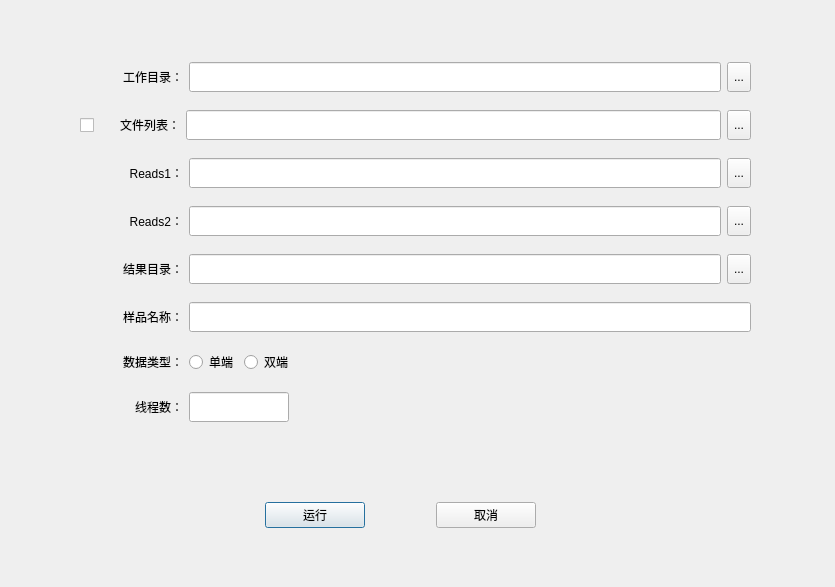
<?xml version="1.0" encoding="UTF-8"?>
<ui version="4.0">
 <class>Dialog</class>
 <widget class="QDialog" name="Dialog">
  <property name="geometry">
   <rect>
    <x>0</x>
    <y>0</y>
    <width>835</width>
    <height>587</height>
   </rect>
  </property>
  <property name="sizePolicy">
   <sizepolicy hsizetype="Fixed" vsizetype="Fixed">
    <horstretch>0</horstretch>
    <verstretch>0</verstretch>
   </sizepolicy>
  </property>
  <property name="windowTitle">
   <string>Dialog</string>
  </property>
  <widget class="QWidget" name="layoutWidget">
   <property name="geometry">
    <rect>
     <x>80</x>
     <y>50</y>
     <width>671</width>
     <height>391</height>
    </rect>
   </property>
   <layout class="QVBoxLayout" name="verticalLayout">
    <item>
     <layout class="QHBoxLayout" name="horizontalLayout">
      <item>
       <spacer name="horizontalSpacer_3">
        <property name="orientation">
         <enum>Qt::Horizontal</enum>
        </property>
        <property name="sizeType">
         <enum>QSizePolicy::Fixed</enum>
        </property>
        <property name="sizeHint" stdset="0">
         <size>
          <width>23</width>
          <height>20</height>
         </size>
        </property>
       </spacer>
      </item>
      <item>
       <widget class="QLabel" name="work_path">
        <property name="sizePolicy">
         <sizepolicy hsizetype="Minimum" vsizetype="Preferred">
          <horstretch>0</horstretch>
          <verstretch>0</verstretch>
         </sizepolicy>
        </property>
        <property name="minimumSize">
         <size>
          <width>80</width>
          <height>0</height>
         </size>
        </property>
        <property name="text">
         <string>工作目录：</string>
        </property>
        <property name="alignment">
         <set>Qt::AlignRight|Qt::AlignTrailing|Qt::AlignVCenter</set>
        </property>
       </widget>
      </item>
      <item>
       <widget class="QLineEdit" name="work_path_LE">
        <property name="sizePolicy">
         <sizepolicy hsizetype="Expanding" vsizetype="Maximum">
          <horstretch>0</horstretch>
          <verstretch>0</verstretch>
         </sizepolicy>
        </property>
        <property name="maximumSize">
         <size>
          <width>16777215</width>
          <height>30</height>
         </size>
        </property>
       </widget>
      </item>
      <item>
       <widget class="QToolButton" name="work_path_btn">
        <property name="maximumSize">
         <size>
          <width>30</width>
          <height>30</height>
         </size>
        </property>
        <property name="text">
         <string>...</string>
        </property>
       </widget>
      </item>
     </layout>
    </item>
    <item>
     <layout class="QHBoxLayout" name="horizontalLayout_2">
      <item>
       <widget class="QCheckBox" name="checkBox">
        <property name="sizePolicy">
         <sizepolicy hsizetype="Maximum" vsizetype="Fixed">
          <horstretch>0</horstretch>
          <verstretch>0</verstretch>
         </sizepolicy>
        </property>
        <property name="maximumSize">
         <size>
          <width>20</width>
          <height>30</height>
         </size>
        </property>
        <property name="text">
         <string/>
        </property>
       </widget>
      </item>
      <item>
       <widget class="QLabel" name="file_list">
        <property name="sizePolicy">
         <sizepolicy hsizetype="Minimum" vsizetype="Preferred">
          <horstretch>0</horstretch>
          <verstretch>0</verstretch>
         </sizepolicy>
        </property>
        <property name="minimumSize">
         <size>
          <width>80</width>
          <height>0</height>
         </size>
        </property>
        <property name="text">
         <string>文件列表：</string>
        </property>
        <property name="alignment">
         <set>Qt::AlignRight|Qt::AlignTrailing|Qt::AlignVCenter</set>
        </property>
       </widget>
      </item>
      <item>
       <widget class="QLineEdit" name="file_list_LE">
        <property name="maximumSize">
         <size>
          <width>16777215</width>
          <height>30</height>
         </size>
        </property>
       </widget>
      </item>
      <item>
       <widget class="QToolButton" name="file_list_btn">
        <property name="maximumSize">
         <size>
          <width>30</width>
          <height>30</height>
         </size>
        </property>
        <property name="text">
         <string>...</string>
        </property>
       </widget>
      </item>
     </layout>
    </item>
    <item>
     <layout class="QHBoxLayout" name="horizontalLayout_3">
      <item>
       <spacer name="horizontalSpacer_4">
        <property name="orientation">
         <enum>Qt::Horizontal</enum>
        </property>
        <property name="sizeType">
         <enum>QSizePolicy::Fixed</enum>
        </property>
        <property name="sizeHint" stdset="0">
         <size>
          <width>23</width>
          <height>20</height>
         </size>
        </property>
       </spacer>
      </item>
      <item>
       <widget class="QLabel" name="reads_one">
        <property name="sizePolicy">
         <sizepolicy hsizetype="Minimum" vsizetype="Preferred">
          <horstretch>0</horstretch>
          <verstretch>0</verstretch>
         </sizepolicy>
        </property>
        <property name="minimumSize">
         <size>
          <width>80</width>
          <height>0</height>
         </size>
        </property>
        <property name="text">
         <string>Reads1：</string>
        </property>
        <property name="alignment">
         <set>Qt::AlignRight|Qt::AlignTrailing|Qt::AlignVCenter</set>
        </property>
       </widget>
      </item>
      <item>
       <widget class="QLineEdit" name="reads_one_LE">
        <property name="maximumSize">
         <size>
          <width>16777215</width>
          <height>30</height>
         </size>
        </property>
       </widget>
      </item>
      <item>
       <widget class="QToolButton" name="reads1_btn">
        <property name="maximumSize">
         <size>
          <width>30</width>
          <height>30</height>
         </size>
        </property>
        <property name="text">
         <string>...</string>
        </property>
       </widget>
      </item>
     </layout>
    </item>
    <item>
     <layout class="QHBoxLayout" name="horizontalLayout_4">
      <item>
       <spacer name="horizontalSpacer_5">
        <property name="orientation">
         <enum>Qt::Horizontal</enum>
        </property>
        <property name="sizeType">
         <enum>QSizePolicy::Fixed</enum>
        </property>
        <property name="sizeHint" stdset="0">
         <size>
          <width>23</width>
          <height>20</height>
         </size>
        </property>
       </spacer>
      </item>
      <item>
       <widget class="QLabel" name="reads_tow">
        <property name="sizePolicy">
         <sizepolicy hsizetype="Minimum" vsizetype="Preferred">
          <horstretch>0</horstretch>
          <verstretch>0</verstretch>
         </sizepolicy>
        </property>
        <property name="minimumSize">
         <size>
          <width>80</width>
          <height>0</height>
         </size>
        </property>
        <property name="text">
         <string>Reads2：</string>
        </property>
        <property name="alignment">
         <set>Qt::AlignRight|Qt::AlignTrailing|Qt::AlignVCenter</set>
        </property>
       </widget>
      </item>
      <item>
       <widget class="QLineEdit" name="reads_two_LE">
        <property name="maximumSize">
         <size>
          <width>16777215</width>
          <height>30</height>
         </size>
        </property>
       </widget>
      </item>
      <item>
       <widget class="QToolButton" name="reads2_btn">
        <property name="maximumSize">
         <size>
          <width>30</width>
          <height>30</height>
         </size>
        </property>
        <property name="text">
         <string>...</string>
        </property>
       </widget>
      </item>
     </layout>
    </item>
    <item>
     <layout class="QHBoxLayout" name="horizontalLayout_5">
      <item>
       <spacer name="horizontalSpacer_6">
        <property name="orientation">
         <enum>Qt::Horizontal</enum>
        </property>
        <property name="sizeType">
         <enum>QSizePolicy::Fixed</enum>
        </property>
        <property name="sizeHint" stdset="0">
         <size>
          <width>23</width>
          <height>20</height>
         </size>
        </property>
       </spacer>
      </item>
      <item>
       <widget class="QLabel" name="result_path">
        <property name="sizePolicy">
         <sizepolicy hsizetype="Minimum" vsizetype="Preferred">
          <horstretch>0</horstretch>
          <verstretch>0</verstretch>
         </sizepolicy>
        </property>
        <property name="minimumSize">
         <size>
          <width>80</width>
          <height>0</height>
         </size>
        </property>
        <property name="text">
         <string>结果目录：</string>
        </property>
        <property name="alignment">
         <set>Qt::AlignRight|Qt::AlignTrailing|Qt::AlignVCenter</set>
        </property>
       </widget>
      </item>
      <item>
       <widget class="QLineEdit" name="result_path_LE">
        <property name="maximumSize">
         <size>
          <width>16777215</width>
          <height>30</height>
         </size>
        </property>
       </widget>
      </item>
      <item>
       <widget class="QToolButton" name="result_btn">
        <property name="maximumSize">
         <size>
          <width>30</width>
          <height>30</height>
         </size>
        </property>
        <property name="text">
         <string>...</string>
        </property>
       </widget>
      </item>
     </layout>
    </item>
    <item>
     <layout class="QHBoxLayout" name="horizontalLayout_6">
      <item>
       <spacer name="horizontalSpacer_7">
        <property name="orientation">
         <enum>Qt::Horizontal</enum>
        </property>
        <property name="sizeType">
         <enum>QSizePolicy::Fixed</enum>
        </property>
        <property name="sizeHint" stdset="0">
         <size>
          <width>23</width>
          <height>20</height>
         </size>
        </property>
       </spacer>
      </item>
      <item>
       <widget class="QLabel" name="sample_name">
        <property name="sizePolicy">
         <sizepolicy hsizetype="Minimum" vsizetype="Preferred">
          <horstretch>0</horstretch>
          <verstretch>0</verstretch>
         </sizepolicy>
        </property>
        <property name="minimumSize">
         <size>
          <width>80</width>
          <height>0</height>
         </size>
        </property>
        <property name="text">
         <string>样品名称：</string>
        </property>
        <property name="alignment">
         <set>Qt::AlignRight|Qt::AlignTrailing|Qt::AlignVCenter</set>
        </property>
       </widget>
      </item>
      <item>
       <widget class="QLineEdit" name="sample_name_LE">
        <property name="maximumSize">
         <size>
          <width>16777215</width>
          <height>30</height>
         </size>
        </property>
       </widget>
      </item>
     </layout>
    </item>
    <item>
     <layout class="QHBoxLayout" name="horizontalLayout_8">
      <item>
       <spacer name="horizontalSpacer_8">
        <property name="orientation">
         <enum>Qt::Horizontal</enum>
        </property>
        <property name="sizeType">
         <enum>QSizePolicy::Fixed</enum>
        </property>
        <property name="sizeHint" stdset="0">
         <size>
          <width>23</width>
          <height>20</height>
         </size>
        </property>
       </spacer>
      </item>
      <item>
       <widget class="QLabel" name="data_type">
        <property name="sizePolicy">
         <sizepolicy hsizetype="Minimum" vsizetype="Preferred">
          <horstretch>0</horstretch>
          <verstretch>0</verstretch>
         </sizepolicy>
        </property>
        <property name="minimumSize">
         <size>
          <width>80</width>
          <height>0</height>
         </size>
        </property>
        <property name="text">
         <string>数据类型：</string>
        </property>
        <property name="alignment">
         <set>Qt::AlignRight|Qt::AlignTrailing|Qt::AlignVCenter</set>
        </property>
       </widget>
      </item>
      <item>
       <widget class="QRadioButton" name="single_btn">
        <property name="text">
         <string>单端</string>
        </property>
       </widget>
      </item>
      <item>
       <widget class="QRadioButton" name="double_btn">
        <property name="text">
         <string>双端</string>
        </property>
       </widget>
      </item>
      <item>
       <spacer name="horizontalSpacer_2">
        <property name="orientation">
         <enum>Qt::Horizontal</enum>
        </property>
        <property name="sizeHint" stdset="0">
         <size>
          <width>40</width>
          <height>20</height>
         </size>
        </property>
       </spacer>
      </item>
     </layout>
    </item>
    <item>
     <layout class="QHBoxLayout" name="horizontalLayout_7">
      <item>
       <spacer name="horizontalSpacer_9">
        <property name="orientation">
         <enum>Qt::Horizontal</enum>
        </property>
        <property name="sizeType">
         <enum>QSizePolicy::Fixed</enum>
        </property>
        <property name="sizeHint" stdset="0">
         <size>
          <width>23</width>
          <height>20</height>
         </size>
        </property>
       </spacer>
      </item>
      <item>
       <widget class="QLabel" name="thread_num">
        <property name="sizePolicy">
         <sizepolicy hsizetype="Minimum" vsizetype="Preferred">
          <horstretch>0</horstretch>
          <verstretch>0</verstretch>
         </sizepolicy>
        </property>
        <property name="minimumSize">
         <size>
          <width>80</width>
          <height>0</height>
         </size>
        </property>
        <property name="font">
         <font>
          <pointsize>9</pointsize>
         </font>
        </property>
        <property name="text">
         <string>线程数：</string>
        </property>
        <property name="alignment">
         <set>Qt::AlignRight|Qt::AlignTrailing|Qt::AlignVCenter</set>
        </property>
       </widget>
      </item>
      <item>
       <widget class="QLineEdit" name="thread_num_LE">
        <property name="sizePolicy">
         <sizepolicy hsizetype="Expanding" vsizetype="Fixed">
          <horstretch>0</horstretch>
          <verstretch>0</verstretch>
         </sizepolicy>
        </property>
        <property name="maximumSize">
         <size>
          <width>100</width>
          <height>30</height>
         </size>
        </property>
       </widget>
      </item>
      <item>
       <spacer name="horizontalSpacer">
        <property name="orientation">
         <enum>Qt::Horizontal</enum>
        </property>
        <property name="sizeHint" stdset="0">
         <size>
          <width>40</width>
          <height>20</height>
         </size>
        </property>
       </spacer>
      </item>
     </layout>
    </item>
   </layout>
  </widget>
  <widget class="QWidget" name="layoutWidget">
   <property name="geometry">
    <rect>
     <x>200</x>
     <y>500</y>
     <width>401</width>
     <height>30</height>
    </rect>
   </property>
   <layout class="QHBoxLayout" name="horizontalLayout_9">
    <item>
     <widget class="QPushButton" name="pushButton">
      <property name="maximumSize">
       <size>
        <width>100</width>
        <height>16777215</height>
       </size>
      </property>
      <property name="text">
       <string>运行</string>
      </property>
     </widget>
    </item>
    <item>
     <widget class="QPushButton" name="pushButton_2">
      <property name="maximumSize">
       <size>
        <width>100</width>
        <height>16777215</height>
       </size>
      </property>
      <property name="text">
       <string>取消</string>
      </property>
     </widget>
    </item>
   </layout>
  </widget>
 </widget>
 <resources/>
 <connections/>
</ui>
